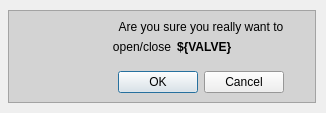
<?xml version="1.0" encoding="UTF-8"?>
<ui version="4.0">
 <class>Form</class>
 <widget class="QWidget" name="Form">
  <property name="geometry">
   <rect>
    <x>0</x>
    <y>0</y>
    <width>326</width>
    <height>113</height>
   </rect>
  </property>
  <property name="windowTitle">
   <string>Form</string>
  </property>
  <widget class="QFrame" name="frame">
   <property name="geometry">
    <rect>
     <x>8</x>
     <y>10</y>
     <width>308</width>
     <height>93</height>
    </rect>
   </property>
   <property name="palette">
    <palette>
     <active>
      <colorrole role="Base">
       <brush brushstyle="SolidPattern">
        <color alpha="255">
         <red>255</red>
         <green>255</green>
         <blue>255</blue>
        </color>
       </brush>
      </colorrole>
      <colorrole role="Window">
       <brush brushstyle="SolidPattern">
        <color alpha="255">
         <red>211</red>
         <green>211</green>
         <blue>211</blue>
        </color>
       </brush>
      </colorrole>
     </active>
     <inactive>
      <colorrole role="Base">
       <brush brushstyle="SolidPattern">
        <color alpha="255">
         <red>255</red>
         <green>255</green>
         <blue>255</blue>
        </color>
       </brush>
      </colorrole>
      <colorrole role="Window">
       <brush brushstyle="SolidPattern">
        <color alpha="255">
         <red>211</red>
         <green>211</green>
         <blue>211</blue>
        </color>
       </brush>
      </colorrole>
     </inactive>
     <disabled>
      <colorrole role="Base">
       <brush brushstyle="SolidPattern">
        <color alpha="255">
         <red>211</red>
         <green>211</green>
         <blue>211</blue>
        </color>
       </brush>
      </colorrole>
      <colorrole role="Window">
       <brush brushstyle="SolidPattern">
        <color alpha="255">
         <red>211</red>
         <green>211</green>
         <blue>211</blue>
        </color>
       </brush>
      </colorrole>
     </disabled>
    </palette>
   </property>
   <property name="autoFillBackground">
    <bool>true</bool>
   </property>
   <property name="frameShape">
    <enum>QFrame::StyledPanel</enum>
   </property>
   <property name="frameShadow">
    <enum>QFrame::Raised</enum>
   </property>
   <layout class="QGridLayout" name="gridLayout_3">
    <item row="0" column="0">
     <layout class="QGridLayout" name="gridLayout_2">
      <item row="0" column="1" colspan="2">
       <widget class="QLabel" name="label">
        <property name="minimumSize">
         <size>
          <width>200</width>
          <height>0</height>
         </size>
        </property>
        <property name="maximumSize">
         <size>
          <width>16777215</width>
          <height>14</height>
         </size>
        </property>
        <property name="font">
         <font>
          <weight>50</weight>
          <bold>false</bold>
         </font>
        </property>
        <property name="text">
         <string>Are you sure you really want to</string>
        </property>
        <property name="alignment">
         <set>Qt::AlignCenter</set>
        </property>
        <property name="wordWrap">
         <bool>true</bool>
        </property>
       </widget>
      </item>
      <item row="1" column="2">
       <widget class="QLabel" name="VALVE">
        <property name="maximumSize">
         <size>
          <width>16777215</width>
          <height>14</height>
         </size>
        </property>
        <property name="font">
         <font>
          <weight>75</weight>
          <bold>true</bold>
         </font>
        </property>
        <property name="text">
         <string>${VALVE}</string>
        </property>
       </widget>
      </item>
      <item row="1" column="1">
       <widget class="QLabel" name="label_4">
        <property name="maximumSize">
         <size>
          <width>75</width>
          <height>14</height>
         </size>
        </property>
        <property name="text">
         <string>open/close</string>
        </property>
        <property name="alignment">
         <set>Qt::AlignRight|Qt::AlignTrailing|Qt::AlignVCenter</set>
        </property>
       </widget>
      </item>
      <item row="3" column="1" colspan="2">
       <widget class="QDialogButtonBox" name="buttonBox">
        <property name="minimumSize">
         <size>
          <width>210</width>
          <height>0</height>
         </size>
        </property>
        <property name="standardButtons">
         <set>QDialogButtonBox::Cancel|QDialogButtonBox::Ok</set>
        </property>
        <property name="centerButtons">
         <bool>true</bool>
        </property>
       </widget>
      </item>
      <item row="0" column="0" rowspan="4">
       <widget class="QLabel" name="label_2">
        <property name="minimumSize">
         <size>
          <width>70</width>
          <height>70</height>
         </size>
        </property>
        <property name="maximumSize">
         <size>
          <width>16777215</width>
          <height>16777215</height>
         </size>
        </property>
        <property name="text">
         <string>&lt;html&gt;&lt;head/&gt;&lt;body&gt;&lt;p&gt;&lt;img src=&quot;../images/warning.png&quot;/&gt;&lt;/p&gt;&lt;/body&gt;&lt;/html&gt;</string>
        </property>
        <property name="alignment">
         <set>Qt::AlignCenter</set>
        </property>
       </widget>
      </item>
      <item row="2" column="2">
       <spacer name="verticalSpacer">
        <property name="orientation">
         <enum>Qt::Vertical</enum>
        </property>
        <property name="sizeType">
         <enum>QSizePolicy::Fixed</enum>
        </property>
        <property name="sizeHint" stdset="0">
         <size>
          <width>20</width>
          <height>3</height>
         </size>
        </property>
       </spacer>
      </item>
     </layout>
    </item>
   </layout>
  </widget>
  <widget class="PyDMLabel" name="PyDMLabel_40">
   <property name="geometry">
    <rect>
     <x>210</x>
     <y>740</y>
     <width>36</width>
     <height>21</height>
    </rect>
   </property>
   <property name="font">
    <font>
     <pointsize>7</pointsize>
    </font>
   </property>
   <property name="toolTip">
    <string/>
   </property>
   <property name="whatsThis">
    <string/>
   </property>
   <property name="text">
    <string>exp</string>
   </property>
   <property name="alignment">
    <set>Qt::AlignCenter</set>
   </property>
   <property name="alarmSensitiveBorder" stdset="0">
    <bool>false</bool>
   </property>
   <property name="channel" stdset="0">
    <string>ca://${IOC}:BBB:TorrExp</string>
   </property>
  </widget>
  <zorder>PyDMLabel_40</zorder>
  <zorder>frame</zorder>
 </widget>
 <customwidgets>
  <customwidget>
   <class>PyDMLabel</class>
   <extends>QLabel</extends>
   <header>pydm.widgets.label</header>
  </customwidget>
 </customwidgets>
 <resources/>
 <connections>
  <connection>
   <sender>buttonBox</sender>
   <signal>accepted()</signal>
   <receiver>Form</receiver>
   <slot>close()</slot>
   <hints>
    <hint type="sourcelabel">
     <x>253</x>
     <y>78</y>
    </hint>
    <hint type="destinationlabel">
     <x>310</x>
     <y>79</y>
    </hint>
   </hints>
  </connection>
  <connection>
   <sender>buttonBox</sender>
   <signal>rejected()</signal>
   <receiver>Form</receiver>
   <slot>close()</slot>
   <hints>
    <hint type="sourcelabel">
     <x>149</x>
     <y>81</y>
    </hint>
    <hint type="destinationlabel">
     <x>4</x>
     <y>80</y>
    </hint>
   </hints>
  </connection>
 </connections>
</ui>
